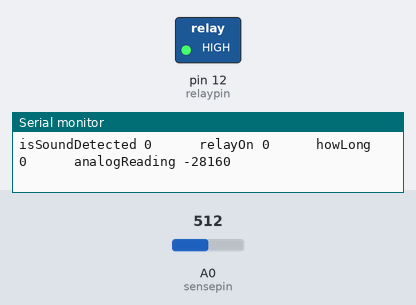
The sketch below on a simulated Arduino Nano, built with avr-gcc and run on an emulated ATmega328P. Shown: switched loads named in the sketch (green lamp = pin HIGH), the last lines printed to the serial monitor. The test bench sets the inputs (shaded band); at power-on: A0 (sensepin) = 512.

Above: at 1.2 s.
1.3 s: A0 (sensepin) set to 640
3.2 s: A0 (sensepin) set to 668
At 5.4 s:
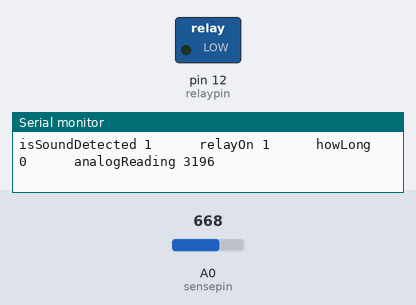
Timing chart, 0 to 6.9 s (numbered marks = the images above; inputs shaded):
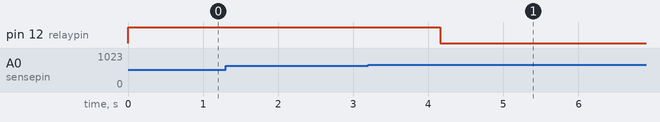

Measured:
- the behaviour switches between 652 and 653 on A0 (sensepin) (found by bisection; images 0 and 1)
- after the input at 3.2 s, pin 12 (relaypin): HIGH → LOW after 0.96 s

The sketch:

amp-active.ino
```cpp
/*
2018-11-24	 cewood		amp-active
context: Arduino Nano clone
note: the relay is active LOW
*/

// declare pins
int relaypin = 12;    	// digital output pin for the relay
int sensepin = A0;      // analog pin to read from

// declare variables
int directSense = 0;    // variable to put the sensepin reading into
int stayOn = 10;	      // seconds (loops) for relay (and amp) to stay on after sound is no longer detected
                        // set to 10 seconds for debugging. Normal 2-minute delay, set to 120
int howLong = 0;	      // this is the count of seconds (loops) so far for relay on, sound detect off
bool isSoundDetected = false; // will be set true when sound is detected
bool relayOn = false;         // will be set high when relay is active

void setup()
{
  Serial.begin(9600);            // setup serial monitor

  pinMode(sensepin, INPUT);      // set the sensepin to read
  pinMode(relaypin, OUTPUT);     // output to relay module
  digitalWrite(relaypin, HIGH);  // HIGH turns off the relay when we start
}

void loop()
{
  directSense = 0;
  for (int i=0; i <= 200; i++){
    directSense += analogRead(sensepin);
  }
  isSoundDetected = (directSense > 5);  // If the sum of all analog samples is over 5, then sound is detected

  // these serial monitor outputs are useful for debugging
  Serial.print("isSoundDetected ");
  Serial.print(isSoundDetected);
  Serial.print("      relayOn ");
  Serial.print(relayOn);
  Serial.print("      howLong ");
  Serial.print(howLong);
  Serial.print("      analogReading ");
  Serial.print(directSense);
  Serial.println();

  // four cases: sound IS or IS NOT detected; relay is ON or OFF. If they are both same state, we only reset the counter.
  if (isSoundDetected == true)
    {
    howLong = 0;                    // reset counter, wherever it was before
    if (relayOn == false)
      {
      digitalWrite(relaypin, LOW);  // LOW turns on the relay
      relayOn = true;               // this sets the relay active flag
      }
    }

  if (isSoundDetected == false)
    {
    if (relayOn == true)
      {
      howLong = (howLong + 1);      // increment the counter
      if (howLong >= stayOn)        // has delay period elapsed?
        {
        digitalWrite(relaypin, HIGH); // HIGH turns off the relay
        relayOn = false;            // reset flag
        howLong = 0;                // reset counter
        }
      }
    }
  delay(1000);                      // wait 1000 miliseconds and loop again
}
```
